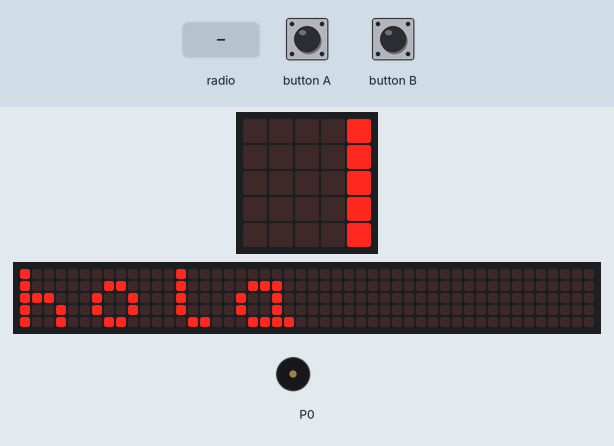
Bench run of a program on a simulated BBC micro:bit (MakeCode). On the bench: the board's 5×5 LED display, a strip that is not on the board, showing the scrolling text unrolled, buzzer (waves = sounding). The test bench sets the inputs (shaded band). No radio messages arrive unless stated (any console line starting 'radio sent:' is added by the test bench); the 48×5 strip is a reading aid, not a part: it shows the text the display is scrolling, unrolled, one strip-width of it at a time; what the program prints to the serial console is not drawn.

Above: at 4.2 s.
At 8.3 s:
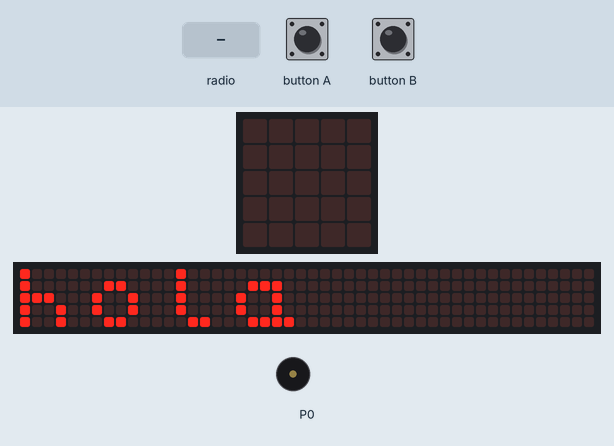
9.8 s: radio message "4" arrives
At 10.8 s:
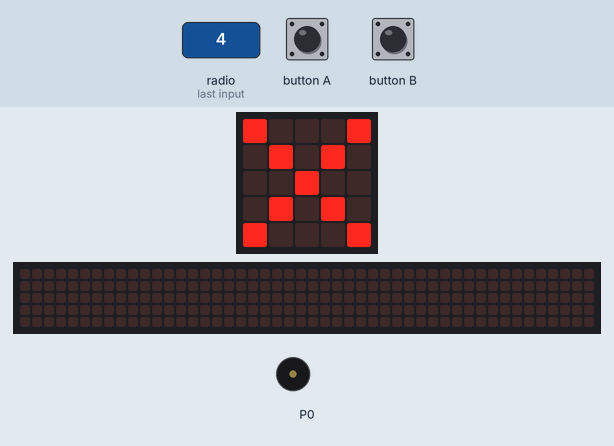
11.3 s: button A pressed for 0.15 s
Timing chart, 0 to 14.3 s (numbered marks = the images above; inputs shaded):
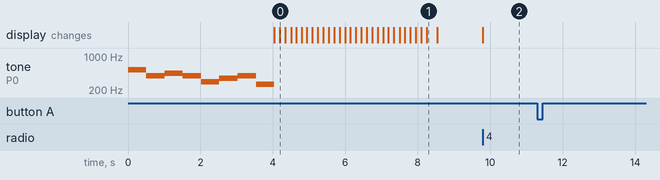

The program:

main.ts
```typescript
radio.onReceivedNumber(function (receivedNumber) {
    if (receivedNumber == 4) {
        basic.showLeds(`
            # . . . #
            . # . # .
            . . # . .
            . # . # .
            # . . . #
            `)
    }
})
input.onButtonPressed(Button.A, function () {
    radio.sendNumber(1)
})
input.onButtonPressed(Button.B, function () {
    radio.sendNumber(2)
})
music.playMelody("C5 G A G D F G C ", 120)
basic.showString("hola")
basic.forever(function () {
    radio.setGroup(200)
})
```

test.ts
```typescript
// aquí va el archivo "tests"; esto no se compilará cuando este paquete se utilice como una extensión.
```

Measured:
- after the input at 9.8 s, the display: changes at once (image 2)
- after the input at 11.3 s, every drawn part: stays the same
